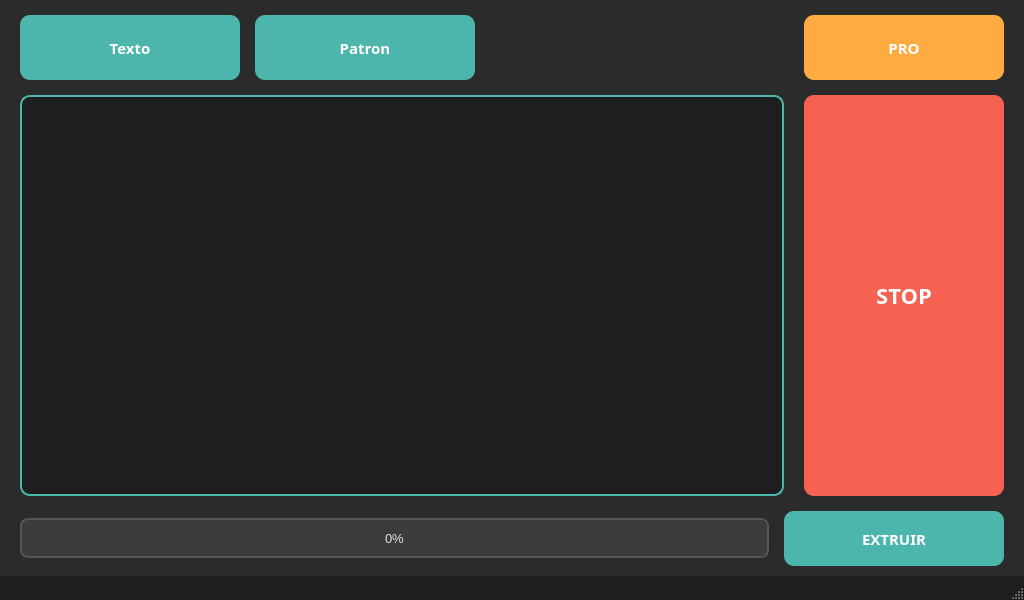
<?xml version="1.0" encoding="UTF-8"?>
<ui version="4.0">
 <class>MainWindow</class>
 <widget class="QMainWindow" name="MainWindow">
  <property name="geometry">
   <rect>
    <x>0</x>
    <y>0</y>
    <width>1024</width>
    <height>600</height>
   </rect>
  </property>
  <property name="minimumSize">
   <size>
    <width>1024</width>
    <height>600</height>
   </size>
  </property>
  <property name="maximumSize">
   <size>
    <width>1024</width>
    <height>600</height>
   </size>
  </property>
  <property name="windowTitle">
   <string>Extrusora de Crema</string>
  </property>
  <property name="styleSheet">
   <string notr="true">
QMainWindow, QWidget#centralwidget {
  background-color: #2b2b2b;
}
QLabel {
  color: #e0e0e0;
  font-family: "Purisa";
}
QPushButton {
  background-color: #4DB6AC;
  color: white;
  border: none;
  border-radius: 10px;
  font-family: "Purisa";
  font-size: 15px;
  font-weight: bold;
}
QPushButton:pressed {
  background-color: #3d9e95;
}
QPushButton#pushButton_4 {
  background-color: #F66151;
  font-size: 22px;
}
QPushButton#pushButton_4:pressed {
  background-color: #d44a3a;
}
QPushButton#pushButton {
  background-color: #FFAB40;
}
QPushButton#pushButton:pressed {
  background-color: #e6952e;
}
QProgressBar {
  border: 2px solid #555;
  border-radius: 8px;
  text-align: center;
  background-color: #3c3c3c;
  color: #e0e0e0;
  font-family: "Purisa";
  font-size: 13px;
}
QProgressBar::chunk {
  background-color: #FFAB40;
  border-radius: 6px;
}
QWidget#openGLWidget {
  background-color: #1e1e1e;
  border: 2px solid #4DB6AC;
  border-radius: 10px;
}
QMenuBar {
  background-color: #1e1e1e;
  max-height: 0px;
}
QStatusBar {
  background-color: #1e1e1e;
  color: #4DB6AC;
  font-family: "Purisa";
  font-size: 16px;
  padding: 6px;
}
   </string>
  </property>
  <widget class="QWidget" name="centralwidget">
   <layout class="QVBoxLayout" name="mainVerticalLayout">
    <property name="leftMargin">
     <number>20</number>
    </property>
    <property name="topMargin">
     <number>15</number>
    </property>
    <property name="rightMargin">
     <number>20</number>
    </property>
    <property name="bottomMargin">
     <number>10</number>
    </property>
    <property name="spacing">
     <number>15</number>
    </property>
    <item>
     <layout class="QHBoxLayout" name="topBarLayout">
      <property name="spacing">
       <number>15</number>
      </property>
      <item>
       <widget class="QPushButton" name="pushButton_3">
        <property name="minimumSize">
         <size>
          <width>220</width>
          <height>65</height>
         </size>
        </property>
        <property name="font">
         <font>
          <family>Purisa</family>
          <pointsize>14</pointsize>
          <weight>75</weight>
          <bold>true</bold>
         </font>
        </property>
        <property name="text">
         <string>Texto</string>
        </property>
       </widget>
      </item>
      <item>
       <widget class="QPushButton" name="pushButton_2">
        <property name="minimumSize">
         <size>
          <width>220</width>
          <height>65</height>
         </size>
        </property>
        <property name="font">
         <font>
          <family>Purisa</family>
          <pointsize>14</pointsize>
          <weight>75</weight>
          <bold>true</bold>
         </font>
        </property>
        <property name="text">
         <string>Patron</string>
        </property>
       </widget>
      </item>
      <item>
       <spacer name="topHSpacer">
        <property name="orientation">
         <enum>Qt::Horizontal</enum>
        </property>
        <property name="sizeHint" stdset="0">
         <size>
          <width>40</width>
          <height>20</height>
         </size>
        </property>
       </spacer>
      </item>
      <item>
       <widget class="QPushButton" name="pushButton">
        <property name="minimumSize">
         <size>
          <width>200</width>
          <height>65</height>
         </size>
        </property>
        <property name="font">
         <font>
          <family>Purisa</family>
          <pointsize>14</pointsize>
          <weight>75</weight>
          <bold>true</bold>
         </font>
        </property>
        <property name="text">
         <string>PRO</string>
        </property>
       </widget>
      </item>
     </layout>
    </item>
    <item>
     <layout class="QHBoxLayout" name="centerLayout">
      <property name="spacing">
       <number>20</number>
      </property>
      <item>
       <widget class="QWidget" name="openGLWidget">
        <property name="sizePolicy">
         <sizepolicy hsizetype="Expanding" vsizetype="Expanding">
          <horstretch>1</horstretch>
          <verstretch>0</verstretch>
         </sizepolicy>
        </property>
        <property name="minimumSize">
         <size>
          <width>600</width>
          <height>340</height>
         </size>
        </property>
       </widget>
      </item>
      <item>
       <widget class="QPushButton" name="pushButton_4">
        <property name="sizePolicy">
         <sizepolicy hsizetype="Fixed" vsizetype="Expanding">
          <horstretch>0</horstretch>
          <verstretch>0</verstretch>
         </sizepolicy>
        </property>
        <property name="minimumSize">
         <size>
          <width>200</width>
          <height>200</height>
         </size>
        </property>
        <property name="maximumSize">
         <size>
          <width>220</width>
          <height>16777215</height>
         </size>
        </property>
        <property name="font">
         <font>
          <family>Purisa</family>
          <pointsize>22</pointsize>
          <weight>75</weight>
          <bold>true</bold>
         </font>
        </property>
        <property name="text">
         <string>STOP</string>
        </property>
       </widget>
      </item>
     </layout>
    </item>
    <item>
     <layout class="QHBoxLayout" name="bottomLayout">
      <property name="spacing">
       <number>15</number>
      </property>
      <item>
       <widget class="QProgressBar" name="progressBar">
        <property name="minimumSize">
         <size>
          <width>0</width>
          <height>40</height>
         </size>
        </property>
        <property name="value">
         <number>0</number>
        </property>
       </widget>
      </item>
      <item>
       <widget class="QPushButton" name="pushButton_5">
        <property name="minimumSize">
         <size>
          <width>220</width>
          <height>55</height>
         </size>
        </property>
        <property name="font">
         <font>
          <family>Purisa</family>
          <pointsize>16</pointsize>
          <weight>75</weight>
          <bold>true</bold>
         </font>
        </property>
        <property name="text">
         <string>EXTRUIR</string>
        </property>
       </widget>
      </item>
     </layout>
    </item>
   </layout>
  </widget>
  <widget class="QMenuBar" name="menubar">
   <property name="geometry">
    <rect>
     <x>0</x>
     <y>0</y>
     <width>1024</width>
     <height>22</height>
    </rect>
   </property>
  </widget>
  <widget class="QStatusBar" name="statusbar"/>
 </widget>
 <resources/>
 <connections/>
</ui>
